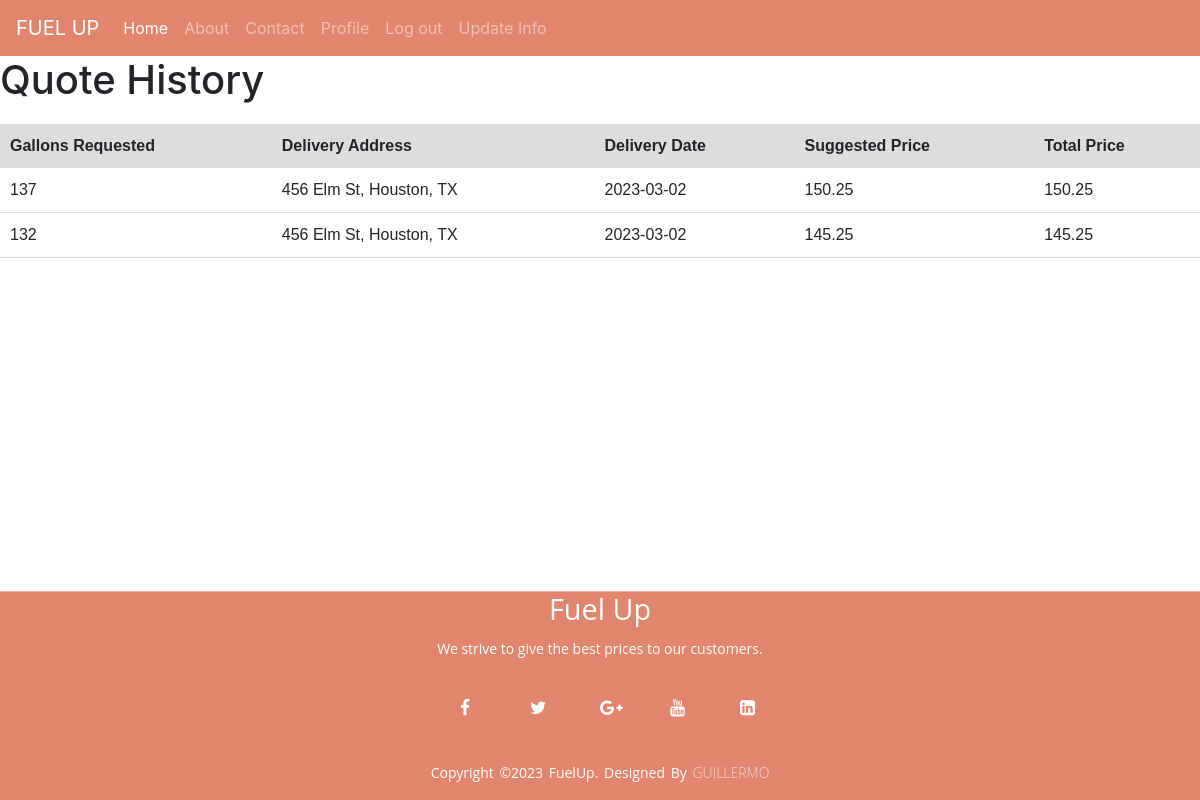
The page /fuelhistory.php (signed in) on the database its author committed.
### tables this page shows
CREATE TABLE `order_history` (
  `order_ID` int(11) NOT NULL,
  `total_price` float DEFAULT NULL,
  `user_ID` int(11) NOT NULL,
  `delv_date` date DEFAULT NULL,
  `ccpm` float DEFAULT NULL,
  `request_Gals` int(10) DEFAULT NULL,
  `suggested_Price` float NOT NULL,
  `del_Address` varchar(255) NOT NULL
);

### fuelhistory.php (the view, shortened to what this page needs)
<?php include('includes/header.php'); ?>
<!DOCTYPE html>
<html>
<head>
</head>
<body>
    <h1>Quote History</h1>
    <table>
        <tr>
            <th>Gallons Requested</th>
            <th>Delivery Address</th>
            <th>Delivery Date</th>
            <th>Suggested Price</th>
            <th>Total Price</th>
        </tr>
        <?php
            require_once './includes/config/dbconnection.php';
            $user_id = $_SESSION["useruid"];
            $sql = "SELECT request_Gals, del_Address, delv_date, suggested_Price, total_price FROM order_history WHERE user_ID = '$user_id'";
            $result = mysqli_query($con, $sql);
            if (mysqli_num_rows($result) > 0) {
                while ($row = mysqli_fetch_assoc($result)) {
                    echo "<tr>";
                    echo "<td>" . $row["request_Gals"] . "</td>";
                    echo "<td>" . $row["del_Address"] . "</td>";
                    echo "<td>" . $row["delv_date"] . "</td>";
                    echo "<td>" . $row["suggested_Price"] . "</td>";
                    echo "<td>" . $row["total_price"] . "</td>";
                    echo "</tr>";
                }
            } else {
                echo "<tr><td colspan='5'>No previous orders found!</td></tr>";
            }
        ?>
    </table>
</body>
</html>
<?php include('includes/footer.php'); ?>

### includes/header.php (shortened to what this page needs)
<!DOCTYPE html>
<html lang="en">
<head>
    <link rel="stylesheet" href="http://maxcdn.bootstrapcdn.com/bootstrap/4.5.2/css/bootstrap.min.css">
    <link rel="stylesheet" href="https://stackpath.bootstrapcdn.com/font-awesome/4.7.0/css/font-awesome.min.css">
    <link rel="stylesheet" href="css/style.css">
</head>
<body>
<nav class="navbar navbar-expand-lg navbar-dark navbar-custom">
  <a class="navbar-brand" href="./index.php">FUEL UP</a>
  <div class="collapse navbar-collapse" id="navbarNavDropdown">
        <?php include('includes/nav.php');?>
  </div>
</nav>

### includes/nav.php (shortened to what this page needs)
<ul class="navbar-nav">
      <li class="nav-item active">
        <a class="nav-link" href="./index.php">Home <span class="sr-only">(current)</span></a>
      </li>
      <li class="nav-item">
        <a class="nav-link" href="#">About</a>
      </li>
      <li class="nav-item">
        <a class="nav-link" href="#">Contact</a>
      </li>
      <?php
        if (isset($_SESSION["useruid"])){
          echo "<li><a class= 'nav-link' href='customerPage.php'>Profile</a></li>";
          echo "<li><a class= 'nav-link' href='./includes/logout.php'>Log out</a></li>";
          echo "<li><a class= 'nav-link' href='profileManagement.php'>Update Info</a></li>";
        }
        else{
          echo "<li><a class= 'nav-link' href='Login.php'>Log in</a></li>";
          echo "<li><a class= 'nav-link' href='Register.php'>Register</a></li>";
        }
      ?>
</ul>

### includes/footer.php (shortened to what this page needs)
 <footer>
      <div class="footer-content">
          <h3>Fuel Up</h3>
          <p>We strive to give the best prices to our customers.</p>
          <ul class="socials">
            <li><a href="#"><i class = "fa fa-facebook"></i></a></li>
            <li><a href="#"><i class = "fa fa-twitter"></i></a></li>
            <li><a href="#"><i class = "fa fa-google-plus"></i></a></li>
            <li><a href="#"><i class = "fa fa-youtube"></i></a></li>
            <li><a href="#"><i class = "fa fa-linkedin-square"></i></a></li>
          </ul>
      </div>
        <div class="footer-bottom">
          <p>copyright &copy;2023 FuelUp. designed by <span>Guillermo</span></p>
        </div>
  </footer>
</body>
</html>

### css/style.css (style rules this page uses)
* { margin: 0; padding: 0; box-sizing: border-box; }
.navbar-custom { background-color: #E1856C; }
.fa { padding: 20px; font-size: 30px; width: 30px; text-align: center; text-decoration: none; margin: 7px 5px; border-radius: 60%; }
.fa-facebook { color: white; }
.fa-twitter { color: white; }
body { min-height: 100vh; }
footer { position: sticky; background: #E1856C; top: 100%; font-family: "Open Sans"; padding-top: 10px; color: white; }
.footer-content { display: flex; align-items: center; justify-content: center; flex-direction: column; text-align: center; }
.footer-content h3 { font-size: 1.8rem; font-weight: 400; text-transform: capitalize; line-height: 1rem; }
.footer-content p { max-width: 500px; margin: 10px auto; line-height: 28px; font-size: 14px; }
.socials { list-style: none; display: flex; align-items: center; justify-content: center; }
.socials li { margin: 0 10px; }
.socials a { text-decoration: none; color: #fff; }
.socials a i { font-size: 1.1rem; transition: color .4s ease; }
.footer-bottom { background: #E1856C; width: 100vw; padding:1px 0; text-align: center; }
.footer-bottom p { font-size: 14px; word-spacing: 2px; text-transform: capitalize; }
.footer-bottom span { text-transform: uppercase; opacity: .7; font-weight: 200; }

### fuelhistory.php (style rules this page uses)
table { font-family: Arial, Helvetica, sans-serif; border-collapse: collapse; width: 100%; margin-top: 20px; }
th { background-color: #ddd; text-align: left; padding: 10px; }
td { border-bottom: 1px solid #ddd; padding: 10px; }

### rows shown on the page
order_history: request_Gals "137", del_Address "456 Elm St, Houston, TX", delv_date "2023-03-02", suggested_Price "150.25", total_price "150.25"
order_history: request_Gals "132", del_Address "456 Elm St, Houston, TX", delv_date "2023-03-02", suggested_Price "145.25", total_price "145.25"
